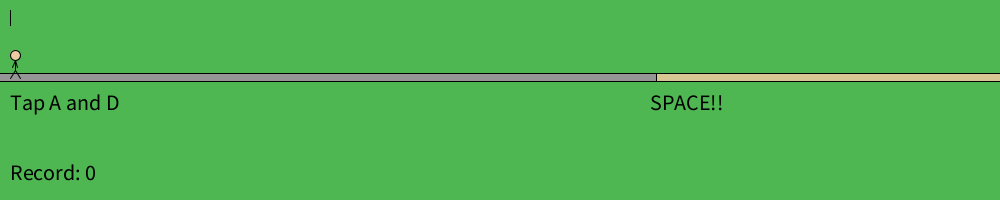
Frame 1 (no input)
Frame 60 (the mouse pressed at the canvas centre just before this capture): identical to frame 1, image omitted
Frame 120 (the mouse held since frame 60 and released just before this capture): identical to frame 1, image omitted

The Processing sketch that drew this single still picture (run headless with seeded random() and noise(); from frame 60 on, the mouse is pressed at the canvas centre):

// Processing sketch: processing_114827
// ── processing_114827.pde

float placex = 10;
float placey = 50;
int banehoejde = 50;
float benplace = 0;
float speed = 0;
boolean pressed = false;
boolean lasta = false;
boolean running = true;
boolean aimmode = false;
boolean flying = false;
float angle = 0;
boolean anglein = true;
float opspeed = 0;
boolean fail = false;
int range = 0;
int record = 0;

void setup() {
  size(1000, 200);
  frameRate(60);
}
void draw() {
  //bg
  background(78, 183, 82);
  fill(150, 150, 150);//løbebane
  rect(-1, 73, width+2, 8);
  fill(214, 199, 147);//sandgrav
  rect(width-344, 73, 351, 8);

  //logic
  if (running) {
    speed=speed*0.995;
    benplace+=speed;
    placex +=speed;
    if (placex>width-350) {
      fail=true;
    }
  }
  if (aimmode) {
    fill(255, 255, 255);
    arc(placex+20, placey+5, 100, 100, -QUARTER_PI, 0);
    line(placex+20, placey+5, placex+70, placey+5);
    //line(placex+20, placey+5
    fill(255, 0, 0);
    arc(placex+20, placey+5, 100, 100, -QUARTER_PI*angle, 0);
    if (anglein) {
      angle+=0.05;
    } 
    else {
      angle-=0.05;
    }
    if (angle>1) {
      anglein=false;
    }
    if (angle<0) {    
      flying=true;
      aimmode=false;
      opspeed=angle*2;
      placey-=1;
    }
  }
  if (flying) {
    if (placey<banehoejde) {
      placex+=speed*2;
      placey-=opspeed;
      opspeed-=0.1;
      if (record<round(-(width-350-placex))) {
        record=round(-(width-350-placex));
      }
    }
  }


  //mand
  fill(237, 204, 163);
  stroke(0, 0, 0);
  ellipse(5+placex, 5+placey, 10, 10);
  line(5+placex, 10+placey, 5+placex, 20+placey);//mave
  line(5+placex, 10+placey, 7.5+placex-benplace/2, 17+placey);//harm
  line(5+placex, 10+placey, 2.5+placex+benplace/2, 17+placey);//varm
  line(5+placex, 20+placey, 10+placex-benplace, 28+placey);//hben
  line(5+placex, 20+placey, 0+placex+benplace, 28+placey);//vben
  if (benplace>10) {
    benplace = 0;
  }


  //hud
  fill(50*speed, 255-50*speed, 0);
  rect(10, 10, speed*100, 15);//speedmeter
  textSize(22);
  if (placex<30) {
    fill(0, 0, 0);
    text("Tap A and D", 10, 110);
  }
  if (fail) {
    textSize(90);
    fill(0, 0, 0);
    running=false;
    text("FAILL!!¤#!", width/2, height/2);
    textSize(22);
    text("Remember to jump!", width/2, height/2+50);
    text("Press R to restart", 10, 150);
  }
  else {
    if (placex>width-350) {
      fill(0, 0, 0);
      text(round(-(width-350-placex))+" cm!", width-350, 110);//længdemåleaddadr
      text("Press R to restart", 10, 150);
    }
    else {
      fill(0, 0, 0);
      text("SPACE!!", width-350, 110);
    }
  }
  textSize(22);
  fill(0, 0, 0);
  text("Record: "+record, 10, 180);
}

void keyPressed() {
  if ((key== 'a' || key == 'A')&&!pressed&&!lasta&&running) {
    speed+=0.2;
    pressed=true;
    lasta=true;
  }
  else {
    if ((key== 'd' || key == 'D')&&!pressed&&lasta&&running) {
      speed+=0.2;
      pressed=true;
      lasta=false;
    }
  }
  if (key== ' '&&aimmode) {
    flying=true;
    aimmode=false;
    opspeed=angle*2;
    placey-=1;
  }
  if (key== ' '&&running) {
    running=false;
    aimmode=true;
  }
  if (key== 'r' || key == 'R') {
    placex = 10;
    placey = 50;
    banehoejde = 50;
    benplace = 0;
    speed = 0;
    pressed = false;
    lasta = false;
    running = true;
    aimmode = false;
    flying = false;
    angle = 0;
    anglein = true;
    opspeed = 0;
    fail = false;
    range = 0;
  }
}

void keyReleased() {
  pressed=false;
}
